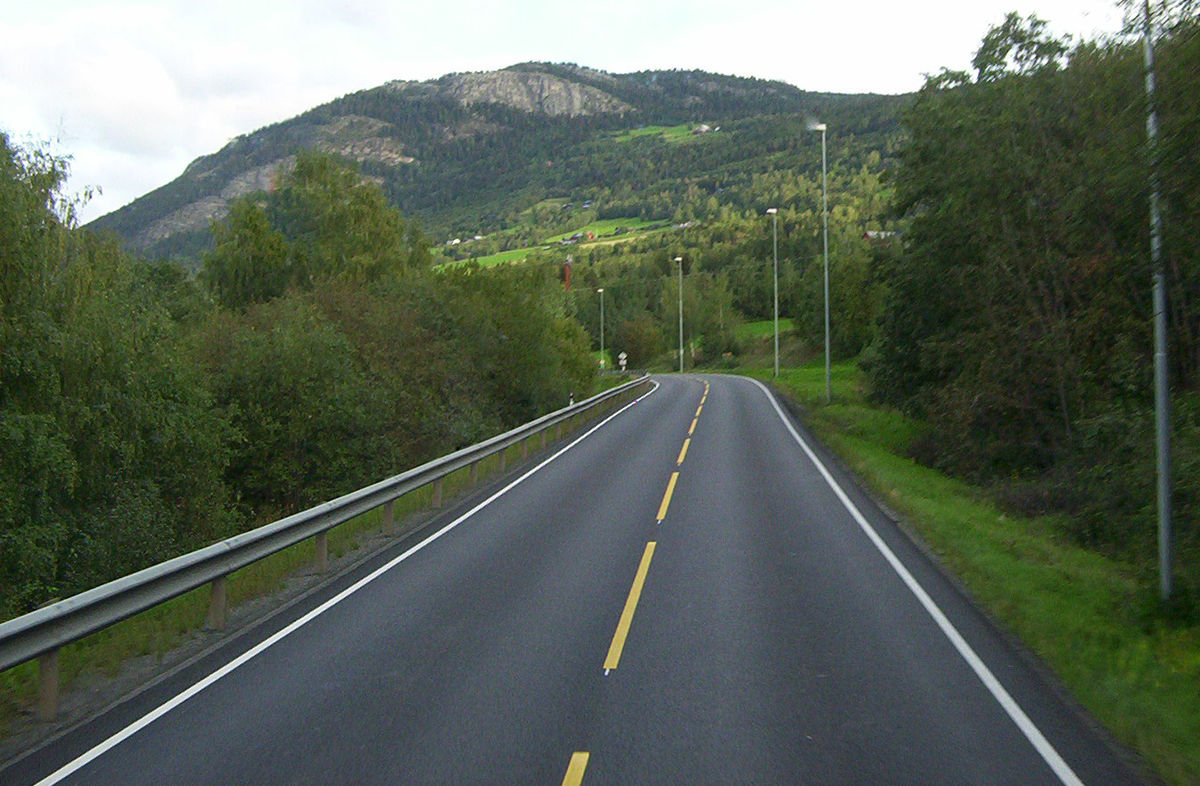
#> input picture res/Road_in_Norway.jpg, 1200 x 786 px, given in place of Lenna.png, which was not available
$ python poolingImg.py   (older library calls are emulated)
#> lines starting #> are read from the running program, lines starting #| are printed output that depends on the picture; after the words box and inside, x2 and y2 are one past the last pixel; in counts of white or black regions, pixels touching at a corner belong together; pictures that were not available may be replaced by others from this repository, and a replacement may not be noted
### ImageBase.py
#python3
#Steven Image base operation Class
import cv2
import numpy as np
from matplotlib import pyplot as plt
import random

# [11 lines left out: functions changeBgr2Rbg, changeRbg2Bgr, not called in this run]

def loadImg(file, mode=cv2.IMREAD_COLOR, toRgb=True):
    #mode = cv2.IMREAD_COLOR cv2.IMREAD_GRAYSCALE cv2.IMREAD_UNCHANGED
    try:
        img = cv2.imread(file,mode)
    except:
        print("Load image error,file=",file)

    assert(img is not None)
    if toRgb:
        if getImagChannel(img) == 3:
            img = changeBgr2Rbg(img)
    return img

def loadGrayImg(file):
    img = loadImg(file,mode=cv2.IMREAD_GRAYSCALE)
    return img

def writeImg(img,filePath):
    cv2.imwrite(filePath,img)

def infoImg(img,str='image:'):
    return print(str,'shape:',img.shape,'size:',img.size,'dims=',img.ndim,'dtype:',img.dtype)

# [4 lines left out: function grayImg, not called in this run]

def getImagChannel(img):
    if img.ndim == 3: #color r g b channel
        return 3
    return 1  #only one channel

# [27 lines left out: functions resizeImg, showimage, plotImg, not called in this run]

def getImgHW(img):
    return img.shape[0],img.shape[1]

def distanceImg(img1,img2):
    return np.sqrt(np.sum(np.square(img1 - img2)))

"""-----------------------operation start-------"""
# [93 lines left out: functions calcAndDrawHist, equalizedHist, custEqualizedHist, histogram_equalize, binaryImage, binaryImage2 and 1 more, not called in this run]

def OtsuMethodThresHold(img):
    _, threshold = cv2.threshold(img,0,255,cv2.THRESH_BINARY+cv2.THRESH_OTSU)
    # Otsu's thresholding after Gaussian filtering
    #blur = cv2.GaussianBlur(img,(5,5),0)
    #ret3,th3 = cv2.threshold(blur,0,255,cv2.THRESH_BINARY+cv2.THRESH_OTSU)
    return threshold

def thresHoldModel(img,mode=cv2.ADAPTIVE_THRESH_MEAN_C):
    #cv2.ADAPTIVE_THRESH_GAUSSIAN_C
    return cv2.adaptiveThreshold(img,255,mode,cv2.THRESH_BINARY,11,2)

def convolutionImg(img,kernel):
    return cv2.filter2D(img,-1,kernel)

# [343 lines left out: functions colorSpace, flipImg, custGray, differImg, reverseImg, LightImg and 9 more, not called in this run]

#https://docs.opencv.org/trunk/da/d22/tutorial_py_canny.html
def cannyImg(img,threshold1=100,threshold2=200):
    return cv2.Canny(img, threshold1=threshold1, threshold2=threshold2)

def sobelImg(img,scale=1,delta=0,ddepth = cv2.CV_16S, ksize=3):
    return cv2.Sobel(img, ddepth, 1, 0, ksize=ksize, scale=scale, delta=delta, borderType=cv.BORDER_DEFAULT)

# [23 lines left out: functions textImg, jointImage, not called in this run]

def rectangleImg(img,startPt,stopPt,color=(0, 0, 255),thickness=2):
    #return cv2.rectangle(img=img, pt1=startPt, pt2=stopPt, color=color, thickness=thickness)
    return cv2.rectangle(img, startPt, stopPt, color, thickness=2)

# [17 lines left out: functions adjustBrightnessAndContrast, GammaCorrection, not called in this run]

### mainImagePlot.py
#python3
#Steven 11/03/2020 image plot modoule

import matplotlib.pyplot as plt
from common import getRowAndColumn
from ImageBase import *

# [4 lines left out: function plotImg2, not called in this run]

def plotImagList(imgList, nameList, title='', gray=False, showticks=True):
    nImg = len(imgList)
    nRow,nColumn = getRowAndColumn(nImg)

    plt.figure().suptitle(title, fontsize="x-large")
    for n in range(nImg):
        img = imgList[n]
        ax = plt.subplot(nRow, nColumn, n + 1)
        ax.title.set_text(nameList[n])
        if gray:
            plt.imshow(img,cmap="gray")
        else:
            plt.imshow(img)

        if not showticks:
            ax.set_yticks([])
            ax.set_xticks([])
    #plt.grid(True)
    plt.tight_layout()

    # [4 lines of commented-out code are left out]
    plt.show()

# [7 lines left out: function main, not called in this run]

# [2 lines that do not run on import are left out]

### common.py
#python3
#Steven common
import numpy as np


def getRowAndColumn(N):
    """give a positive number,return suitable a*b for subplot matrix """
    if N <= 0:
        return (0,0)
    if N == 1:
        return (1,1)

    if N % 2 != 0: #odd number
        N +=1

    match = []
    for i in np.arange(1,N/2+1,dtype=np.int8):
        #print(i)
        if N % i == 0:
            match.append((int(i), int(N/i)))
    #print(match)

    '''(a,b) find the minimum abs(a-b) as the suitable result'''
    minInter = abs(match[0][0]-match[0][1])
    res = match[0]
    for i in match:
        if minInter > abs(i[0]-i[1]):
            minInter = abs(i[0]-i[1])
            res = i

    return res[0],res[1]

def main():
    print(getRowAndColumn(78))

# [2 lines that do not run on import are left out]

### poolingImg.py
#python3
#Steven image pooling modoule

import cv2
import matplotlib.pyplot as plt
from ImageBase import *
from mainImagePlot import plotImagList

def poolingImg(img,kernel,maxOrMean=True):
    #print('img.shape', img.shape)
    #print('kernel.shape', kernel.shape)
    kernel_H = kernel.shape[0]
    kernel_W = kernel.shape[1]
    h = int(img.shape[0]/kernel_H)
    w = int(img.shape[1]/kernel_W)
    #print(h,w)
    newImg = np.zeros([h,w], np.uint8)
    for i in range(h):
        for j in range(w):
            roi = img[i*kernel_H:(i+1)*kernel_H, j*kernel_W:(j+1)*kernel_W]
            #print(roi,np.max(roi),np.mean(roi))
            newImg[i,j] = np.max(roi)
            if not maxOrMean:
                newImg[i,j] = np.mean(roi)

    return newImg

def pollingImgDiffKernel(img):
    imgList = []
    nameList = []
    imgList.append(img), nameList.append('Original')

    k=[3,6,8,10,20]
    for i,k in enumerate(k):
        kernel = np.ones((k,k), np.float32)
        poolImg = poolingImg(img,kernel)
        imgList.append(poolImg), nameList.append('poolingImg'+str(i))

    plotImagList(imgList,nameList,True)

def pollingImgRecurse(img):
    imgList = []
    nameList = []
    imgList.append(img), nameList.append('Original')

    k = 2
    kernel = np.ones((k,k), np.float32)
    maxOrMean=False

    i=0
    poolImg = poolingImg(img,kernel,maxOrMean)
    imgList.append(poolImg), nameList.append('poolingImg'+str(i))
    i+=1

    poolImg = poolingImg(poolImg,kernel,maxOrMean)
    imgList.append(poolImg), nameList.append('poolingImg'+str(i))
    i+=1

    poolImg = poolingImg(poolImg,kernel,maxOrMean)
    imgList.append(poolImg), nameList.append('poolingImg'+str(i))
    i+=1

    poolImg = poolingImg(poolImg,kernel,maxOrMean)
    imgList.append(poolImg), nameList.append('poolingImg'+str(i))
    i+=1

    poolImg = poolingImg(poolImg,kernel)
    imgList.append(poolImg), nameList.append('poolingImg'+str(i))
    i+=1

    plotImagList(imgList,nameList,True)


def main():
    file = r'./res/Lenna.png' #r'./res/obama.jpg'#
    img = loadImg(file,mode=cv2.IMREAD_GRAYSCALE) # IMREAD_GRAYSCALE IMREAD_COLOR
#> in loadImg, `img = cv2.imread(file,mode)`:
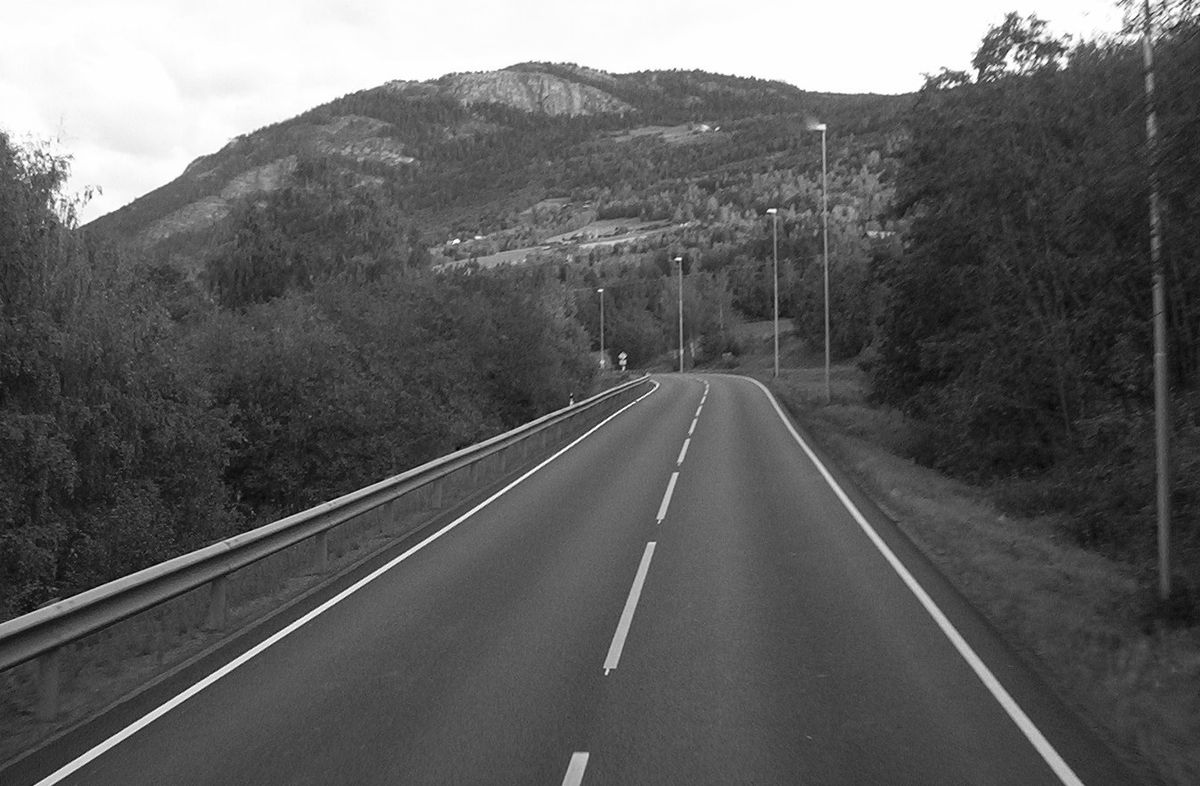
#> img: shape (786, 1200); min 0, max 255, mean 95.1
    img  = OtsuMethodThresHold(img) #binary image
#> in OtsuMethodThresHold, `_, threshold = cv2.threshold(img,0,255,cv2.THRESH_BINARY+cv2.THRESH_OT..`:
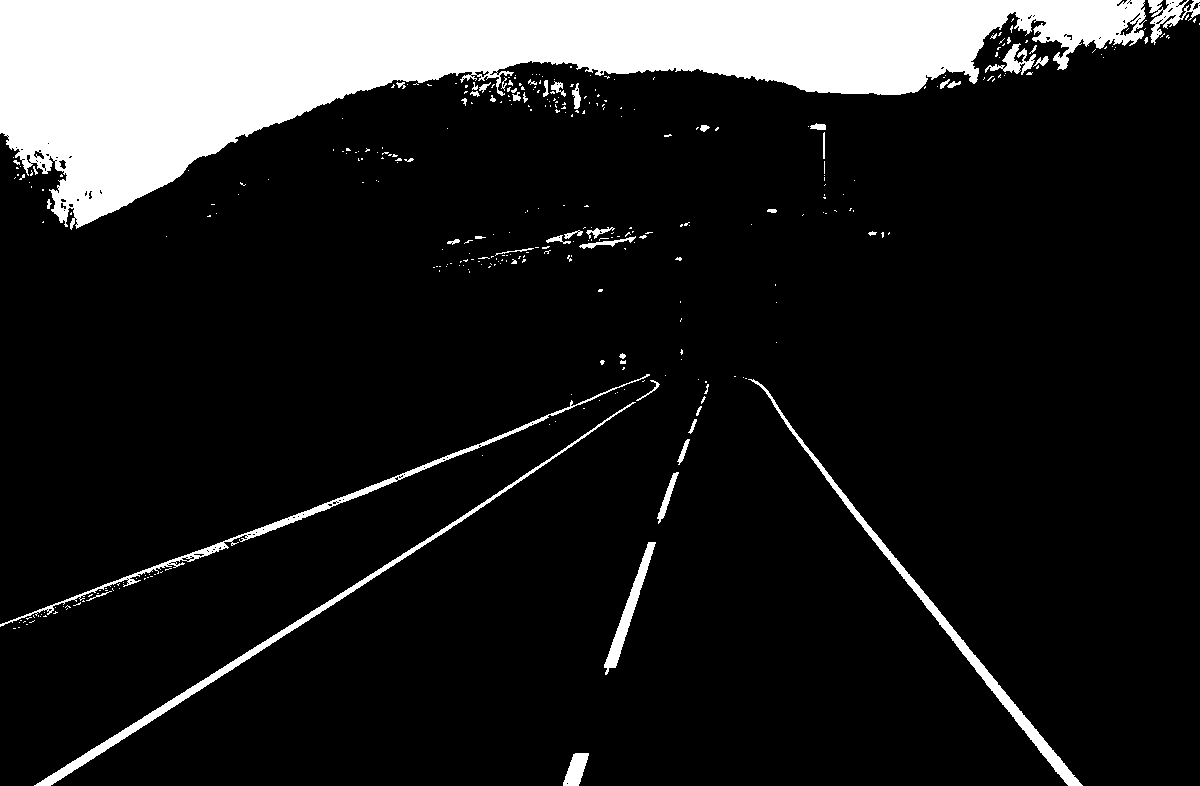
#> threshold: shape (786, 1200); 13.7% white; 355 white regions (306 under 20 px), largest, box (x1, y1, x2, y2) and area: (0, 0, 1147, 230) 111947, (34, 402, 636, 786) 3838, (748, 379, 1083, 786) 3760

    #kernel = np.ones((3,3), np.float32)
    #poolImg = poolingImg(img,kernel)

    #pollingImgDiffKernel(img)
    pollingImgRecurse(img)
#> call 2 of poolingImg, with kernel = array of shape (2, 2), maxOrMean = False
#> after the loop in poolingImg (call 2), `for i in range(h):`:
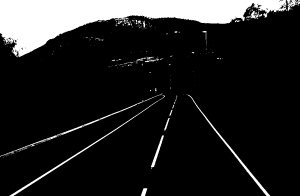
#> newImg: shape (196, 300); min 0, max 255, mean 35.1
#> call 3 of poolingImg, with kernel = array of shape (2, 2), maxOrMean = False
#> after the loop in poolingImg (call 3), `for i in range(h):`:
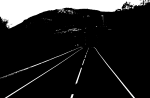
#> newImg: shape (98, 150); min 0, max 255, mean 35
#> call 4 of poolingImg, with kernel = array of shape (2, 2), maxOrMean = False
#> after the loop in poolingImg (call 4), `for i in range(h):`:
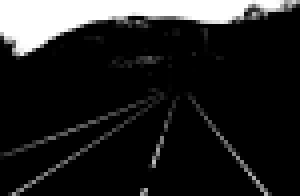
#> newImg: shape (49, 75) (shown 4 times larger); min 0, max 255, mean 35
#> after the loop in poolingImg (call 5), `for i in range(h):`:
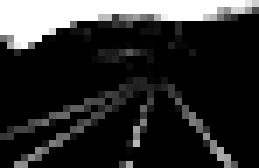
#> newImg: shape (24, 37) (shown 7 times larger); min 0, max 255, mean 45.5
#> in plotImagList, `nImg = len(imgList)`: nImg = 6
#> after the loop in getRowAndColumn, `for i in np.arange(1,N/2+1,dtype=np.int8):`: match = [(1, 6), (2, 3), (3, 2)]
#> in getRowAndColumn, `minInter = abs(match[0][0]-match[0][1])`: minInter = 5
#> in getRowAndColumn, `res = match[0]`: res = (1, 6)
#> the loop in getRowAndColumn, `for i in match:` made 3 passes
#> (minInter, res) on pass 2: (1, (2, 3))
#> after the loop in getRowAndColumn, `for i in match:`: minInter = 1
#> in plotImagList, `nRow,nColumn = getRowAndColumn(nImg)`: nRow = 2; nColumn = 3
    pass

if __name__=='__main__':
    main()

$ run again, on res/otsus_algorithm.jpg
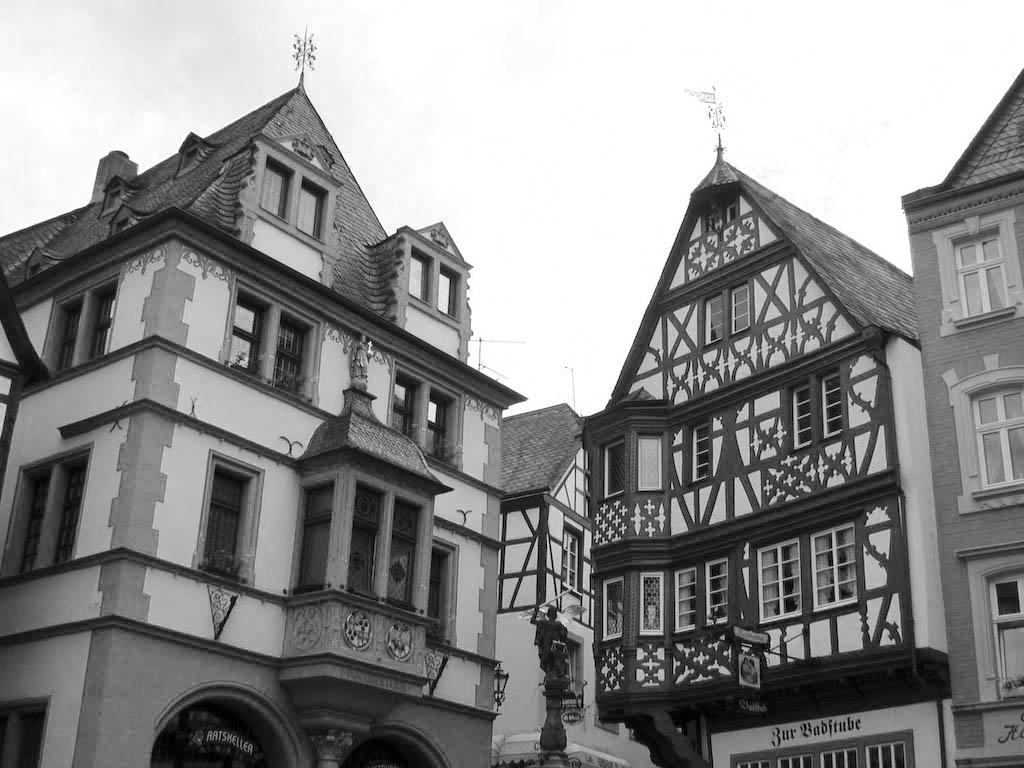
#> input picture res/otsus_algorithm.jpg, 1024 x 768 px, given in place of Lenna.png, which was not available
#> in loadImg, img is the input picture: shape (768, 1024); min 0, max 255, mean 141.3
#> in OtsuMethodThresHold, `_, threshold = cv2.threshold(img,0,255,cv2.THRESH_BINARY+cv2.THRESH_OT..`:
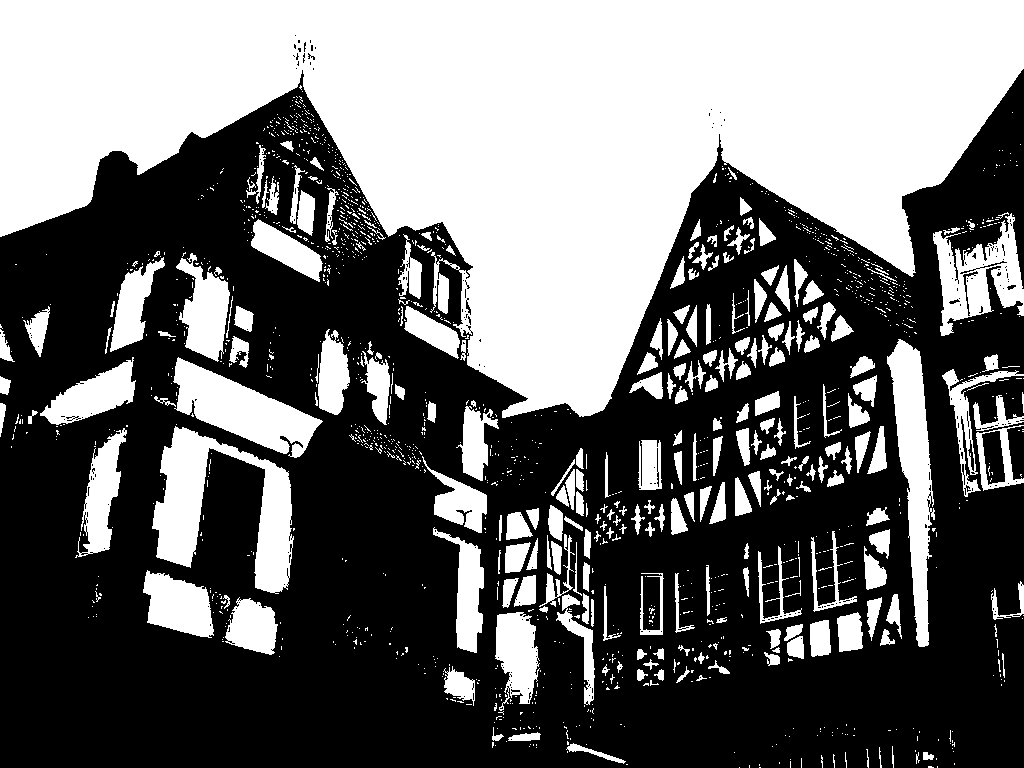
#> threshold: shape (768, 1024); 42.4% white; 1572 white regions (1313 under 20 px), largest, box (x1, y1, x2, y2) and area: (0, 0, 1024, 418) 225751, (152, 426, 294, 594) 9845, (887, 339, 935, 647) 6932
#> after the loop in poolingImg (call 5), `for i in range(h):`:
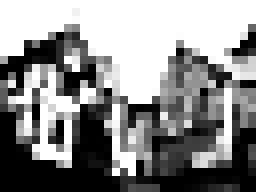
#> newImg: shape (24, 32) (shown 8 times larger); min 0, max 255, mean 138.7
#> nImg = 6
#> after the loop in getRowAndColumn, `for i in np.arange(1,N/2+1,dtype=np.int8):`: match = [(1, 6), (2, 3), (3, 2)]
#> in getRowAndColumn, `minInter = abs(match[0][0]-match[0][1])`: minInter = 5
#> in getRowAndColumn, `res = match[0]`: res = (1, 6)
#> the loop in getRowAndColumn, `for i in match:` made 3 passes
#> (minInter, res) on pass 2: (1, (2, 3))
#> after the loop in getRowAndColumn, `for i in match:`: minInter = 1
#> nRow = 2; nColumn = 3
